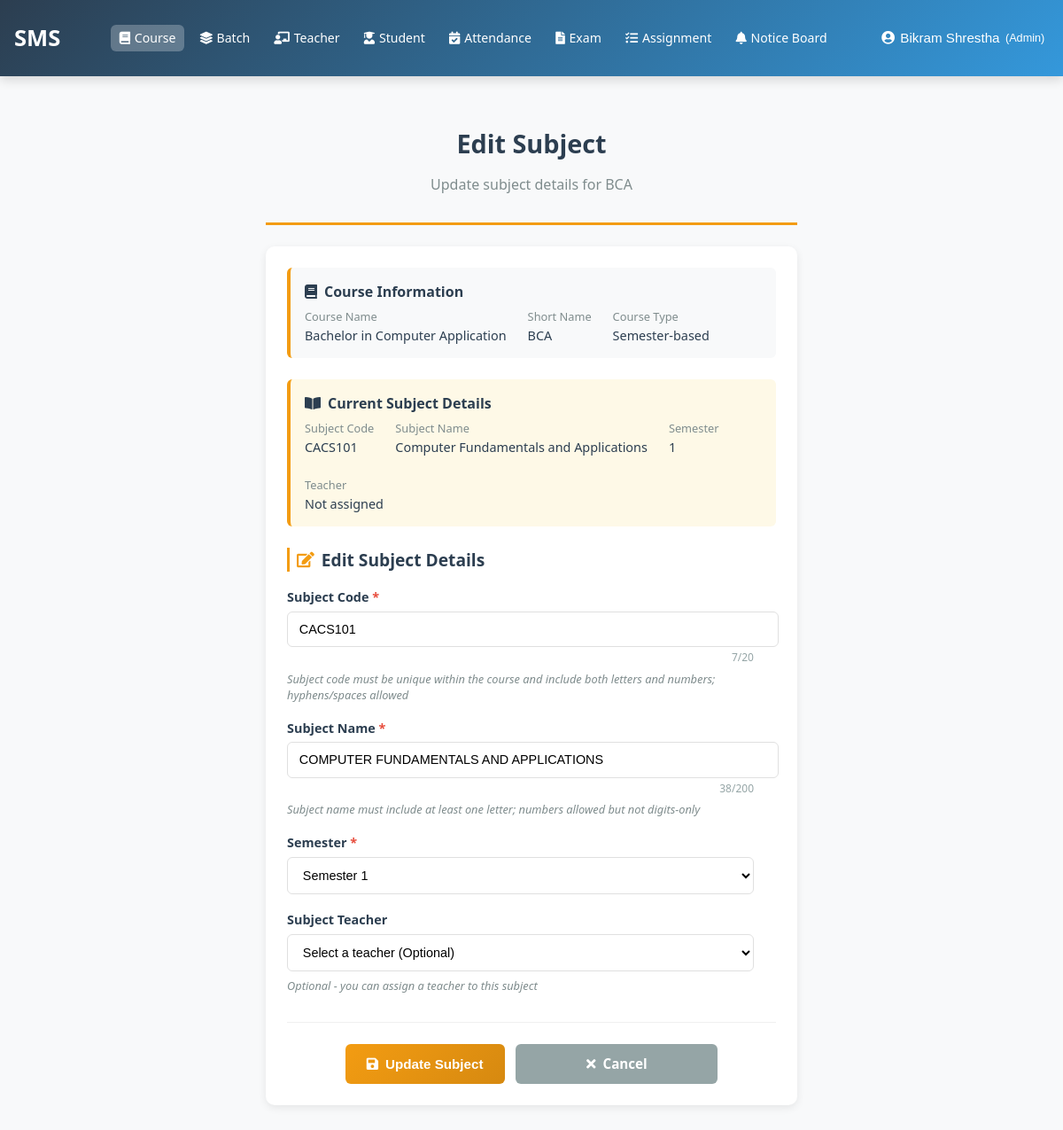
Page /courses/subjects/13/edit/ (signed in) on the committed database.
### accounts/models.py (models this page shows, shortened)
class User(AbstractUser):
    ROLE_CHOICES = (
        ('admin', 'Admin'),
        ('teacher', 'Teacher'),
        ('student', 'Student'),
        ('guardian', 'Guardian'),
    )
    username = None
    email = models.EmailField(
        unique=True,
        validators=[email_validator],
        verbose_name="Email ID",
        help_text="Enter a valid email address"
    )
    role = models.CharField(
        max_length=20,
        choices=ROLE_CHOICES,
        default='student',
        verbose_name="User Role"
    )
    is_verified = models.BooleanField(default=False, verbose_name="Email Verified")
    created_by = models.ForeignKey(
        'self',
        on_delete=models.SET_NULL,
        null=True,
        blank=True,
        related_name='created_users',
        verbose_name="Created By"
    )
    date_created = models.DateTimeField(auto_now_add=True, verbose_name="Account Created")
    first_name = models.CharField(
        max_length=30,
        validators=[name_validator, validate_no_numbers],
        verbose_name="First Name",
        help_text="Enter first name without numbers"
    )
    last_name = models.CharField(
        max_length=30,
        validators=[name_validator, validate_no_numbers],
        verbose_name="Last Name",
        help_text="Enter last name without numbers"
    )
    phone_number = models.CharField(
        validators=[phone_validator, validate_no_letters_in_phone],
        max_length=17,
        blank=True,
        verbose_name="Phone Number",
        help_text="Enter phone number (9-15 digits, optional +)"
    )
    USERNAME_FIELD = 'email'
    REQUIRED_FIELDS = ['first_name', 'last_name']
    objects = CustomUserManager()
    class Meta:
        verbose_name = "User"
        verbose_name_plural = "Users"
        ordering = ['-date_created']

### courses/models.py (models this page shows, shortened)
class Subject(models.Model):
    course = models.ForeignKey(
        Course,
        on_delete=models.CASCADE,
        related_name='subjects',
        verbose_name="Course"
    )
    code = models.CharField(
        max_length=20,
        verbose_name="Subject Code",
        help_text="e.g., CS101-T, CS101-P"
    )
    name = models.CharField(
        max_length=200,
        verbose_name="Subject Name"
    )
    semester = models.IntegerField(
        null=True,
        blank=True,
        validators=[MinValueValidator(1), MaxValueValidator(8)],
        verbose_name="Semester",
        help_text="Choose 1-8 for semester-based courses"
    )
    year = models.IntegerField(
        null=True,
        blank=True,
        validators=[MinValueValidator(1), MaxValueValidator(4)],
        verbose_name="Year",
        help_text="Choose 1-4 for yearly-based courses"
    )
    teacher = models.ForeignKey(
        'accounts.User',
        on_delete=models.SET_NULL,
        null=True,
        blank=True,
        limit_choices_to={'role': 'teacher', 'is_active': True},
        related_name='subjects_taught',
        verbose_name="Subject Teacher"
    )
    created_at = models.DateTimeField(auto_now_add=True)
    updated_at = models.DateTimeField(auto_now=True)
    class Meta:
        ordering = ['course', 'semester', 'year', 'code']
        verbose_name = "Subject"
        verbose_name_plural = "Subjects"
        unique_together = ['course', 'code']

class Course(models.Model):
    COURSE_TYPES = (
        ('semester', 'Semester-based'),
        ('yearly', 'Yearly-based'),
    )
    name = models.CharField(
        max_length=200,
        unique=True,
        verbose_name="Course Name",
        help_text="Full name of the course"
    )
    short_name = models.CharField(
        max_length=50,
        unique=True,
        verbose_name="Short Name",
        help_text="Abbreviated name (must be unique)"
    )
    course_type = models.CharField(
        max_length=20,
        choices=COURSE_TYPES,
        default='semester',
        verbose_name="Course Type"
    )
    is_active = models.BooleanField(
        default=True,
        verbose_name="Active"
    )
    created_at = models.DateTimeField(auto_now_add=True)
    updated_at = models.DateTimeField(auto_now=True)
    class Meta:
        ordering = ['name']
        verbose_name = "Course"
        verbose_name_plural = "Courses"

### courses/views.py (the view)
# urls.py: path('subjects/<int:subject_id>/edit/', views.edit_subject, name='edit_subject'),
@login_required
@admin_required
def edit_subject(request, subject_id):
    subject = get_object_or_404(Subject, id=subject_id)
    if request.method == 'POST':
        form = SubjectForm(request.POST, instance=subject)
        if form.is_valid():
            form.save()
            messages.success(request, f'Subject "{subject.name}" updated successfully!')
            return redirect('courses:view_course', course_id=subject.course.id)
        else:
            for field, errors in form.errors.items():
                for error in errors:
                    messages.error(request, f'{field}: {error}')
    else:
        form = SubjectForm(instance=subject)
    return render(request, 'admin/courses/subjects/edit_subject.html', {
        'form': form,
        'subject': subject
    })

### templates/admin/courses/subjects/edit_subject.html (shortened to what this page needs)
{% extends 'base.html' %}
{% block content %}
<div class="edit-subject-container">
    <div class="form-header">
        <h1>Edit Subject</h1>
        <p>Update subject details for {{ subject.course.short_name }}</p>
    </div>
    <form method="post" class="subject-form" id="subjectForm">
        <div class="course-info-box">
            <div class="course-info-title">
                <i class="fas fa-book"></i> Course Information
            </div>
            <div class="course-details">
                <div class="course-detail-item">
                    <div class="course-detail-label">Course Name</div>
                    <div class="course-detail-value">{{ subject.course.name }}</div>
                </div>
                <div class="course-detail-item">
                    <div class="course-detail-label">Short Name</div>
                    <div class="course-detail-value">{{ subject.course.short_name }}</div>
                </div>
                <div class="course-detail-item">
                    <div class="course-detail-label">Course Type</div>
                    <div class="course-detail-value">{{ subject.course.get_course_type_display }}</div>
                </div>
            </div>
        </div>
        <div class="subject-info-box">
            <div class="subject-info-title">
                <i class="fas fa-book-open"></i> Current Subject Details
            </div>
            <div class="course-details">
                <div class="course-detail-item">
                    <div class="course-detail-label">Subject Code</div>
                    <div class="course-detail-value">{{ subject.code }}</div>
                </div>
                <div class="course-detail-item">
                    <div class="course-detail-label">Subject Name</div>
                    <div class="course-detail-value">{{ subject.name }}</div>
                </div>
                {% if subject.course.course_type == 'semester' %}
                <div class="course-detail-item">
                    <div class="course-detail-label">Semester</div>
                    <div class="course-detail-value">{{ subject.semester }}</div>
                </div>
                {% else %}
                <div class="course-detail-item">
                    <div class="course-detail-label">Year</div>
                    <div class="course-detail-value">{{ subject.year }}</div>
                </div>
                {% endif %}
                <div class="course-detail-item">
                    <div class="course-detail-label">Teacher</div>
                    <div class="course-detail-value">
                        {% if subject.teacher %}
                            {% if subject.teacher.teacher_profile and subject.teacher.teacher_profile.middle_name %}
                                {{ subject.teacher.first_name }} {{ subject.teacher.teacher_profile.middle_name }} {{ subject.teacher.last_name }}
                            {% else %}
                                {{ subject.teacher.get_full_name }}
                            {% endif %}
                        {% else %}
                            Not assigned
                        {% endif %}
                    </div>
                </div>
            </div>
        </div>
        <div class="form-section">
            <h2 class="section-title">
                <i class="fas fa-edit"></i> Edit Subject Details
            </h2>
            <div class="form-group">
                <label for="id_code" class="form-label required">
                    Subject Code
                </label>
                <input type="text"
                       name="code"
                       id="id_code"
                       class="form-input {% if form.code.errors %}error-input{% endif %}"
                       placeholder="e.g., CS101-T, CS101-P"
                       value="{{ form.code.value|default:subject.code }}"
                       required
                       maxlength="20">
                <div class="char-counter" id="codeCounter">
                    <span id="codeChars">{{ form.code.value|default:subject.code|length }}</span>/20
                </div>
                <div class="form-help">Subject code must be unique within the course and include both letters and numbers; hyphens/spaces allowed</div>
            </div>
            <div class="form-group">
                <label for="id_name" class="form-label required">
                    Subject Name
                </label>
                <input type="text"
                       name="name"
                       id="id_name"
                       class="form-input {% if form.name.errors %}error-input{% endif %}"
                       placeholder="Enter subject name"
                       value="{{ form.name.value|default:subject.name }}"
                       required
                       maxlength="200">
                <div class="char-counter" id="nameCounter">
                    <span id="nameChars">{{ form.name.value|default:subject.name|length }}</span>/200
                </div>
                <div class="form-help">Subject name must include at least one letter; numbers allowed but not digits-only</div>
            </div>
            {% if subject.course.course_type == 'semester' %}
            <div class="form-group">
                <label for="id_semester" class="form-label required">
                    Semester
                </label>
                <select name="semester"
                        id="id_semester"
                        class="form-select {% if form.semester.errors %}error-input{% endif %}"
                        required>
                    {% for i in "12345678" %}
                    <option value="{{ i }}"
                            {% if form.semester.value|stringformat:"s" == i or subject.semester|stringformat:"s" == i %}selected{% endif %}>
                        Semester {{ i }}
                    </option>
                    {% endfor %}
                </select>
            </div>
            {% endif %}
            <div class="form-group">
                <label for="id_teacher" class="form-label">
                    Subject Teacher
                </label>
                <select name="teacher"
                        id="id_teacher"
                        class="form-select {% if form.teacher.errors %}error-input{% endif %}">
                    <option value="">Select a teacher (Optional)</option>
                </select>
                <div class="form-help">Optional - you can assign a teacher to this subject</div>
            </div>
        </div>
        <div class="form-actions">
            <button type="submit" class="submit-btn">
                <i class="fas fa-save"></i> Update Subject
            </button>
            <a href="{% url 'courses:view_course' subject.course.id %}"
               class="cancel-btn">
                <i class="fas fa-times"></i> Cancel
            </a>
        </div>
    </form>
</div>
{% endblock %}

### templates/base.html (shortened to what this page needs)
{% load static %}
<!DOCTYPE html>
<html lang="en">
<head>
    <link rel="stylesheet" href="https://cdnjs.cloudflare.com/ajax/libs/font-awesome/5.15.4/css/all.min.css">
    <link rel="stylesheet" href="{% static 'css/base.css' %}">
</head>
<body>
    <nav class="navbar">
        <a href="{% url 'dashboard_redirect' %}" class="navbar-brand">SMS</a>
        {% if user.is_authenticated %}
            <ul class="nav-menu">
                {% if user.role == 'admin' or user.is_superuser %}
                    <li><a href="{% url 'courses:course_list' %}" {% if 'courses' in request.path %}class="active"{% endif %}><i class="fas fa-book"></i> Course</a></li>
                    <li><a href="{% url 'batch_list' %}" {% if 'batches' in request.path %}class="active"{% endif %}><i class="fas fa-layer-group"></i> Batch</a></li>
                    <li><a href="{% url 'teacher_list' %}" {% if 'teachers' in request.path %}class="active"{% endif %}><i class="fas fa-chalkboard-teacher"></i> Teacher</a></li>
                    <li><a href="{% url 'student_list' %}" {% if 'students' in request.path %}class="active"{% endif %}><i class="fas fa-user-graduate"></i> Student</a></li>
                    <li><a href="{% url 'attendance:attendance_session_list' %}" {% if 'attendance' in request.path %}class="active"{% endif %}><i class="fas fa-calendar-check"></i> Attendance</a></li>
                    <li><a href="#"><i class="fas fa-file-alt"></i> Exam</a></li>
                    <li><a href="#"><i class="fas fa-tasks"></i> Assignment</a></li>
                    <li class="dropdown">
                        <a href="{% url 'noticeboard:notice_list' %}" {% if 'noticeboard' in request.path %}class="active"{% endif %}><i class="fas fa-bell"></i> Notice Board</a>
                    </li>
                {% endif %}
            </ul>
        {% endif %}
        {% if user.is_authenticated %}
            <div class="profile-dropdown">
                <button class="profile-btn">
                    <i class="fas fa-user-circle"></i>
                    {{ user.get_full_name|default:user.email }}
                    <small>({{ user.get_role_display|default:user.role }})</small>
                </button>
            </div>
        {% endif %}
    </nav>
    <main>
        {% block content %}
        {% endblock %}
    </main>
</body>
</html>

### rows in the picture
User: get_full_name "Bikram Shrestha", role "Ad…"
Subject: course.short_name "BCA", course.name "Bachelor in Computer Application", course.course_type "Semester-based", code "CACS101", name "Computer Fundamentals and Applications", semester "1", code.value|length "7", name "COMPUTER FUNDAMENTALS AND APPLICATIONS", name.value|length "38"
